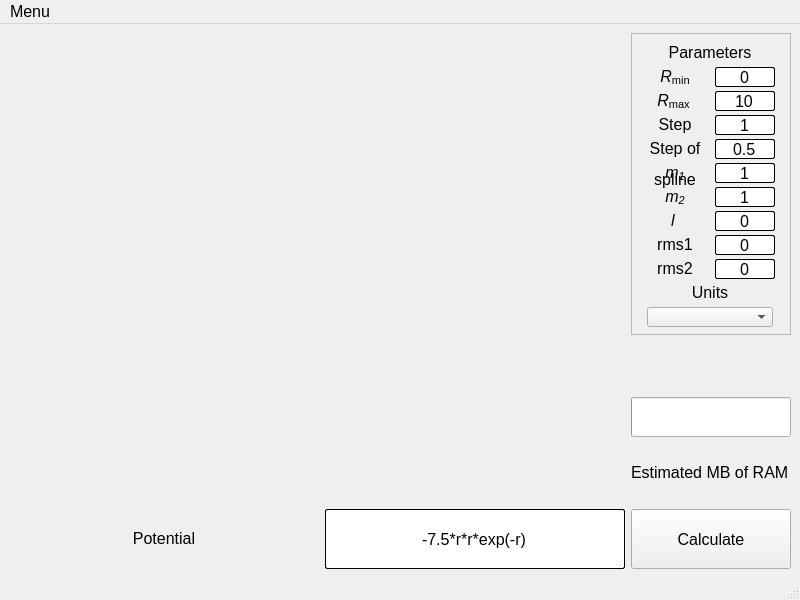
<?xml version="1.0" encoding="UTF-8"?>
<ui version="4.0">
 <class>MainWindow</class>
 <widget class="QMainWindow" name="MainWindow">
  <property name="geometry">
   <rect>
    <x>0</x>
    <y>0</y>
    <width>800</width>
    <height>600</height>
   </rect>
  </property>
  <property name="windowTitle">
   <string>Two Body Spline App</string>
  </property>
  <widget class="QWidget" name="centralwidget">
   <layout class="QGridLayout" name="gridLayout">
    <item row="4" column="2">
     <widget class="QPushButton" name="Calculate_Button">
      <property name="minimumSize">
       <size>
        <width>160</width>
        <height>60</height>
       </size>
      </property>
      <property name="maximumSize">
       <size>
        <width>160</width>
        <height>60</height>
       </size>
      </property>
      <property name="baseSize">
       <size>
        <width>160</width>
        <height>60</height>
       </size>
      </property>
      <property name="font">
       <font>
        <pointsize>12</pointsize>
       </font>
      </property>
      <property name="text">
       <string>Calculate</string>
      </property>
     </widget>
    </item>
    <item row="4" column="1">
     <widget class="QLineEdit" name="Potential_Equation_Box">
      <property name="minimumSize">
       <size>
        <width>300</width>
        <height>60</height>
       </size>
      </property>
      <property name="maximumSize">
       <size>
        <width>300</width>
        <height>80</height>
       </size>
      </property>
      <property name="baseSize">
       <size>
        <width>300</width>
        <height>60</height>
       </size>
      </property>
      <property name="font">
       <font>
        <pointsize>12</pointsize>
       </font>
      </property>
      <property name="styleSheet">
       <string notr="true">border: 1px solid;
border-color: rgb(0, 0, 0);
border-radius: 2px;
background-color: rgb(255, 255, 255);
color: rgb(0, 0, 0);</string>
      </property>
      <property name="text">
       <string>-7.5*r*r*exp(-r)</string>
      </property>
      <property name="alignment">
       <set>Qt::AlignmentFlag::AlignCenter</set>
      </property>
      <property name="clearButtonEnabled">
       <bool>false</bool>
      </property>
     </widget>
    </item>
    <item row="3" column="2" alignment="Qt::AlignmentFlag::AlignHCenter">
     <widget class="QLabel" name="SizeOfRAMNeeded_Label">
      <property name="minimumSize">
       <size>
        <width>160</width>
        <height>60</height>
       </size>
      </property>
      <property name="maximumSize">
       <size>
        <width>160</width>
        <height>60</height>
       </size>
      </property>
      <property name="baseSize">
       <size>
        <width>160</width>
        <height>60</height>
       </size>
      </property>
      <property name="font">
       <font>
        <pointsize>12</pointsize>
       </font>
      </property>
      <property name="text">
       <string>&lt;html&gt;&lt;head/&gt;&lt;body&gt;&lt;p&gt;Estimated MB of RAM&lt;/p&gt;&lt;/body&gt;&lt;/html&gt;</string>
      </property>
     </widget>
    </item>
    <item row="0" column="2">
     <widget class="QFrame" name="frame">
      <property name="minimumSize">
       <size>
        <width>160</width>
        <height>302</height>
       </size>
      </property>
      <property name="maximumSize">
       <size>
        <width>160</width>
        <height>302</height>
       </size>
      </property>
      <property name="baseSize">
       <size>
        <width>160</width>
        <height>302</height>
       </size>
      </property>
      <property name="frameShape">
       <enum>QFrame::Shape::StyledPanel</enum>
      </property>
      <property name="frameShadow">
       <enum>QFrame::Shadow::Raised</enum>
      </property>
      <layout class="QGridLayout" name="gridLayout_2">
       <item row="5" column="0">
        <widget class="QLabel" name="m1_Label">
         <property name="minimumSize">
          <size>
           <width>60</width>
           <height>20</height>
          </size>
         </property>
         <property name="maximumSize">
          <size>
           <width>60</width>
           <height>20</height>
          </size>
         </property>
         <property name="baseSize">
          <size>
           <width>60</width>
           <height>20</height>
          </size>
         </property>
         <property name="font">
          <font>
           <pointsize>12</pointsize>
          </font>
         </property>
         <property name="text">
          <string>&lt;html&gt;&lt;head/&gt;&lt;body&gt;&lt;p&gt;&lt;span style=&quot; font-size:12pt; font-style:italic;&quot;&gt;m&lt;/span&gt;&lt;span style=&quot; font-size:12pt; font-style:italic; vertical-align:sub;&quot;&gt;1&lt;/span&gt;&lt;/p&gt;&lt;/body&gt;&lt;/html&gt;</string>
         </property>
         <property name="alignment">
          <set>Qt::AlignmentFlag::AlignCenter</set>
         </property>
        </widget>
       </item>
       <item row="11" column="0" colspan="2" alignment="Qt::AlignmentFlag::AlignHCenter">
        <widget class="QLabel" name="Units_Label">
         <property name="minimumSize">
          <size>
           <width>126</width>
           <height>20</height>
          </size>
         </property>
         <property name="maximumSize">
          <size>
           <width>126</width>
           <height>20</height>
          </size>
         </property>
         <property name="baseSize">
          <size>
           <width>126</width>
           <height>20</height>
          </size>
         </property>
         <property name="font">
          <font>
           <pointsize>12</pointsize>
          </font>
         </property>
         <property name="layoutDirection">
          <enum>Qt::LayoutDirection::LeftToRight</enum>
         </property>
         <property name="text">
          <string>&lt;html&gt;&lt;head/&gt;&lt;body&gt;&lt;p&gt;Units&lt;/p&gt;&lt;/body&gt;&lt;/html&gt;</string>
         </property>
         <property name="alignment">
          <set>Qt::AlignmentFlag::AlignCenter</set>
         </property>
        </widget>
       </item>
       <item row="2" column="1">
        <widget class="QLineEdit" name="Calc_settings_R_max_Box">
         <property name="enabled">
          <bool>true</bool>
         </property>
         <property name="minimumSize">
          <size>
           <width>60</width>
           <height>20</height>
          </size>
         </property>
         <property name="maximumSize">
          <size>
           <width>60</width>
           <height>20</height>
          </size>
         </property>
         <property name="baseSize">
          <size>
           <width>60</width>
           <height>20</height>
          </size>
         </property>
         <property name="font">
          <font>
           <pointsize>12</pointsize>
           <bold>false</bold>
          </font>
         </property>
         <property name="acceptDrops">
          <bool>true</bool>
         </property>
         <property name="autoFillBackground">
          <bool>false</bool>
         </property>
         <property name="styleSheet">
          <string notr="true">border: 1px solid;
border-color: rgb(0, 0, 0);
border-radius: 2px;
background-color: rgb(255, 255, 255);
color: rgb(0, 0, 0);</string>
         </property>
         <property name="text">
          <string>10</string>
         </property>
         <property name="alignment">
          <set>Qt::AlignmentFlag::AlignCenter</set>
         </property>
         <property name="readOnly">
          <bool>false</bool>
         </property>
        </widget>
       </item>
       <item row="2" column="0">
        <widget class="QLabel" name="Rmax_Label">
         <property name="minimumSize">
          <size>
           <width>60</width>
           <height>20</height>
          </size>
         </property>
         <property name="maximumSize">
          <size>
           <width>60</width>
           <height>20</height>
          </size>
         </property>
         <property name="baseSize">
          <size>
           <width>60</width>
           <height>20</height>
          </size>
         </property>
         <property name="font">
          <font>
           <pointsize>12</pointsize>
          </font>
         </property>
         <property name="layoutDirection">
          <enum>Qt::LayoutDirection::LeftToRight</enum>
         </property>
         <property name="text">
          <string>&lt;html&gt;&lt;head/&gt;&lt;body&gt;&lt;p align=&quot;center&quot;&gt;&lt;span style=&quot; font-style:italic;&quot;&gt;R&lt;/span&gt;&lt;span style=&quot; vertical-align:sub;&quot;&gt;max &lt;/span&gt;&lt;/p&gt;&lt;/body&gt;&lt;/html&gt;</string>
         </property>
         <property name="alignment">
          <set>Qt::AlignmentFlag::AlignCenter</set>
         </property>
        </widget>
       </item>
       <item row="12" column="0" colspan="2" alignment="Qt::AlignmentFlag::AlignHCenter">
        <widget class="QComboBox" name="UnitsType_Select">
         <property name="minimumSize">
          <size>
           <width>126</width>
           <height>20</height>
          </size>
         </property>
         <property name="maximumSize">
          <size>
           <width>126</width>
           <height>20</height>
          </size>
         </property>
         <property name="baseSize">
          <size>
           <width>126</width>
           <height>20</height>
          </size>
         </property>
         <property name="font">
          <font>
           <pointsize>12</pointsize>
          </font>
         </property>
        </widget>
       </item>
       <item row="10" column="1">
        <widget class="QLineEdit" name="Calc_settings_Radius2_Box">
         <property name="enabled">
          <bool>true</bool>
         </property>
         <property name="minimumSize">
          <size>
           <width>60</width>
           <height>20</height>
          </size>
         </property>
         <property name="maximumSize">
          <size>
           <width>60</width>
           <height>20</height>
          </size>
         </property>
         <property name="baseSize">
          <size>
           <width>60</width>
           <height>20</height>
          </size>
         </property>
         <property name="font">
          <font>
           <pointsize>12</pointsize>
          </font>
         </property>
         <property name="styleSheet">
          <string notr="true">border: 1px solid;
border-color: rgb(0, 0, 0);
border-radius: 2px;
background-color: rgb(255, 255, 255);
color: rgb(0, 0, 0);</string>
         </property>
         <property name="text">
          <string>0</string>
         </property>
         <property name="alignment">
          <set>Qt::AlignmentFlag::AlignCenter</set>
         </property>
        </widget>
       </item>
       <item row="3" column="0">
        <widget class="QLabel" name="Step_Label">
         <property name="minimumSize">
          <size>
           <width>60</width>
           <height>20</height>
          </size>
         </property>
         <property name="maximumSize">
          <size>
           <width>60</width>
           <height>20</height>
          </size>
         </property>
         <property name="baseSize">
          <size>
           <width>60</width>
           <height>20</height>
          </size>
         </property>
         <property name="font">
          <font>
           <pointsize>12</pointsize>
          </font>
         </property>
         <property name="layoutDirection">
          <enum>Qt::LayoutDirection::LeftToRight</enum>
         </property>
         <property name="styleSheet">
          <string notr="true"/>
         </property>
         <property name="text">
          <string>&lt;html&gt;&lt;head/&gt;&lt;body&gt;&lt;p align=&quot;center&quot;&gt;Step&lt;/p&gt;&lt;/body&gt;&lt;/html&gt;</string>
         </property>
         <property name="alignment">
          <set>Qt::AlignmentFlag::AlignCenter</set>
         </property>
        </widget>
       </item>
       <item row="5" column="1">
        <widget class="QLineEdit" name="Calc_settings_Mass1_Box">
         <property name="minimumSize">
          <size>
           <width>60</width>
           <height>20</height>
          </size>
         </property>
         <property name="maximumSize">
          <size>
           <width>60</width>
           <height>20</height>
          </size>
         </property>
         <property name="baseSize">
          <size>
           <width>60</width>
           <height>20</height>
          </size>
         </property>
         <property name="font">
          <font>
           <pointsize>12</pointsize>
          </font>
         </property>
         <property name="styleSheet">
          <string notr="true">border: 1px solid;
border-color: rgb(0, 0, 0);
border-radius: 2px;
background-color: rgb(255, 255, 255);
color: rgb(0, 0, 0);</string>
         </property>
         <property name="text">
          <string>1</string>
         </property>
         <property name="alignment">
          <set>Qt::AlignmentFlag::AlignCenter</set>
         </property>
        </widget>
       </item>
       <item row="0" column="0" colspan="2" alignment="Qt::AlignmentFlag::AlignHCenter">
        <widget class="QLabel" name="Parameters_Label">
         <property name="minimumSize">
          <size>
           <width>126</width>
           <height>20</height>
          </size>
         </property>
         <property name="maximumSize">
          <size>
           <width>126</width>
           <height>20</height>
          </size>
         </property>
         <property name="baseSize">
          <size>
           <width>126</width>
           <height>20</height>
          </size>
         </property>
         <property name="font">
          <font>
           <pointsize>12</pointsize>
          </font>
         </property>
         <property name="layoutDirection">
          <enum>Qt::LayoutDirection::LeftToRight</enum>
         </property>
         <property name="text">
          <string>&lt;html&gt;&lt;head/&gt;&lt;body&gt;&lt;p align=&quot;center&quot;&gt;&lt;span style=&quot; font-size:12pt;&quot;&gt;Parameters&lt;/span&gt;&lt;/p&gt;&lt;/body&gt;&lt;/html&gt;</string>
         </property>
         <property name="alignment">
          <set>Qt::AlignmentFlag::AlignCenter</set>
         </property>
        </widget>
       </item>
       <item row="1" column="0">
        <widget class="QLabel" name="Rmin_Label">
         <property name="minimumSize">
          <size>
           <width>60</width>
           <height>20</height>
          </size>
         </property>
         <property name="maximumSize">
          <size>
           <width>60</width>
           <height>20</height>
          </size>
         </property>
         <property name="baseSize">
          <size>
           <width>60</width>
           <height>20</height>
          </size>
         </property>
         <property name="font">
          <font>
           <pointsize>12</pointsize>
          </font>
         </property>
         <property name="layoutDirection">
          <enum>Qt::LayoutDirection::LeftToRight</enum>
         </property>
         <property name="text">
          <string>&lt;html&gt;&lt;head/&gt;&lt;body&gt;&lt;p align=&quot;center&quot;&gt;&lt;span style=&quot; font-style:italic;&quot;&gt;R&lt;/span&gt;&lt;span style=&quot; vertical-align:sub;&quot;&gt;min&lt;/span&gt;&lt;/p&gt;&lt;/body&gt;&lt;/html&gt;</string>
         </property>
         <property name="alignment">
          <set>Qt::AlignmentFlag::AlignCenter</set>
         </property>
        </widget>
       </item>
       <item row="8" column="1">
        <widget class="QLineEdit" name="Calc_settings_l_Box">
         <property name="enabled">
          <bool>true</bool>
         </property>
         <property name="minimumSize">
          <size>
           <width>60</width>
           <height>20</height>
          </size>
         </property>
         <property name="maximumSize">
          <size>
           <width>60</width>
           <height>20</height>
          </size>
         </property>
         <property name="baseSize">
          <size>
           <width>60</width>
           <height>20</height>
          </size>
         </property>
         <property name="font">
          <font>
           <pointsize>12</pointsize>
          </font>
         </property>
         <property name="styleSheet">
          <string notr="true">border: 1px solid;
border-color: rgb(0, 0, 0);
border-radius: 2px;
background-color: rgb(255, 255, 255);
color: rgb(0, 0, 0);</string>
         </property>
         <property name="text">
          <string>0</string>
         </property>
         <property name="alignment">
          <set>Qt::AlignmentFlag::AlignCenter</set>
         </property>
        </widget>
       </item>
       <item row="8" column="0">
        <widget class="QLabel" name="l_Label">
         <property name="minimumSize">
          <size>
           <width>60</width>
           <height>20</height>
          </size>
         </property>
         <property name="maximumSize">
          <size>
           <width>60</width>
           <height>20</height>
          </size>
         </property>
         <property name="baseSize">
          <size>
           <width>60</width>
           <height>20</height>
          </size>
         </property>
         <property name="font">
          <font>
           <pointsize>12</pointsize>
          </font>
         </property>
         <property name="layoutDirection">
          <enum>Qt::LayoutDirection::LeftToRight</enum>
         </property>
         <property name="text">
          <string>&lt;html&gt;&lt;head/&gt;&lt;body&gt;&lt;p align=&quot;center&quot;&gt;&lt;span style=&quot; font-size:12pt; font-style:italic;&quot;&gt;l &lt;/span&gt;&lt;/p&gt;&lt;/body&gt;&lt;/html&gt;</string>
         </property>
         <property name="alignment">
          <set>Qt::AlignmentFlag::AlignCenter</set>
         </property>
        </widget>
       </item>
       <item row="4" column="1">
        <widget class="QLineEdit" name="Calc_settings_SplineStep_Box">
         <property name="enabled">
          <bool>true</bool>
         </property>
         <property name="minimumSize">
          <size>
           <width>60</width>
           <height>20</height>
          </size>
         </property>
         <property name="maximumSize">
          <size>
           <width>60</width>
           <height>20</height>
          </size>
         </property>
         <property name="baseSize">
          <size>
           <width>60</width>
           <height>20</height>
          </size>
         </property>
         <property name="font">
          <font>
           <pointsize>12</pointsize>
          </font>
         </property>
         <property name="styleSheet">
          <string notr="true">border: 1px solid;
border-color: rgb(0, 0, 0);
border-radius: 2px;
background-color: rgb(255, 255, 255);
color: rgb(0, 0, 0);</string>
         </property>
         <property name="text">
          <string>0.5</string>
         </property>
         <property name="alignment">
          <set>Qt::AlignmentFlag::AlignCenter</set>
         </property>
        </widget>
       </item>
       <item row="6" column="1">
        <widget class="QLineEdit" name="Calc_settings_Mass2_Box">
         <property name="minimumSize">
          <size>
           <width>60</width>
           <height>20</height>
          </size>
         </property>
         <property name="maximumSize">
          <size>
           <width>60</width>
           <height>20</height>
          </size>
         </property>
         <property name="baseSize">
          <size>
           <width>60</width>
           <height>20</height>
          </size>
         </property>
         <property name="font">
          <font>
           <pointsize>12</pointsize>
          </font>
         </property>
         <property name="styleSheet">
          <string notr="true">border: 1px solid;
border-color: rgb(0, 0, 0);
border-radius: 2px;
background-color: rgb(255, 255, 255);
color: rgb(0, 0, 0);</string>
         </property>
         <property name="text">
          <string>1</string>
         </property>
         <property name="alignment">
          <set>Qt::AlignmentFlag::AlignCenter</set>
         </property>
        </widget>
       </item>
       <item row="9" column="0">
        <widget class="QLabel" name="Radius1_Label">
         <property name="minimumSize">
          <size>
           <width>60</width>
           <height>20</height>
          </size>
         </property>
         <property name="maximumSize">
          <size>
           <width>60</width>
           <height>20</height>
          </size>
         </property>
         <property name="baseSize">
          <size>
           <width>60</width>
           <height>20</height>
          </size>
         </property>
         <property name="font">
          <font>
           <pointsize>12</pointsize>
          </font>
         </property>
         <property name="layoutDirection">
          <enum>Qt::LayoutDirection::LeftToRight</enum>
         </property>
         <property name="text">
          <string>&lt;html&gt;&lt;head/&gt;&lt;body&gt;&lt;p align=&quot;center&quot;&gt;rms1&lt;/p&gt;&lt;/body&gt;&lt;/html&gt;</string>
         </property>
         <property name="alignment">
          <set>Qt::AlignmentFlag::AlignCenter</set>
         </property>
        </widget>
       </item>
       <item row="4" column="0">
        <widget class="QLabel" name="StepSpline_Label">
         <property name="minimumSize">
          <size>
           <width>60</width>
           <height>50</height>
          </size>
         </property>
         <property name="maximumSize">
          <size>
           <width>60</width>
           <height>50</height>
          </size>
         </property>
         <property name="baseSize">
          <size>
           <width>60</width>
           <height>50</height>
          </size>
         </property>
         <property name="font">
          <font>
           <pointsize>12</pointsize>
          </font>
         </property>
         <property name="layoutDirection">
          <enum>Qt::LayoutDirection::LeftToRight</enum>
         </property>
         <property name="styleSheet">
          <string notr="true"/>
         </property>
         <property name="lineWidth">
          <number>1</number>
         </property>
         <property name="midLineWidth">
          <number>0</number>
         </property>
         <property name="text">
          <string>&lt;html&gt;&lt;head/&gt;&lt;body&gt;&lt;p align=&quot;center&quot;&gt;&lt;span style=&quot; font-size:12pt;&quot;&gt;Step of&lt;/span&gt;&lt;/p&gt;&lt;p align=&quot;center&quot;&gt;&lt;span style=&quot; font-size:12pt;&quot;&gt;spline&lt;/span&gt;&lt;/p&gt;&lt;/body&gt;&lt;/html&gt;</string>
         </property>
         <property name="textFormat">
          <enum>Qt::TextFormat::AutoText</enum>
         </property>
         <property name="scaledContents">
          <bool>false</bool>
         </property>
         <property name="alignment">
          <set>Qt::AlignmentFlag::AlignHCenter|Qt::AlignmentFlag::AlignTop</set>
         </property>
         <property name="wordWrap">
          <bool>false</bool>
         </property>
         <property name="margin">
          <number>0</number>
         </property>
         <property name="indent">
          <number>-1</number>
         </property>
        </widget>
       </item>
       <item row="10" column="0">
        <widget class="QLabel" name="Radius2_Label">
         <property name="minimumSize">
          <size>
           <width>60</width>
           <height>20</height>
          </size>
         </property>
         <property name="maximumSize">
          <size>
           <width>60</width>
           <height>20</height>
          </size>
         </property>
         <property name="baseSize">
          <size>
           <width>60</width>
           <height>20</height>
          </size>
         </property>
         <property name="font">
          <font>
           <pointsize>12</pointsize>
          </font>
         </property>
         <property name="layoutDirection">
          <enum>Qt::LayoutDirection::LeftToRight</enum>
         </property>
         <property name="text">
          <string>&lt;html&gt;&lt;head/&gt;&lt;body&gt;&lt;p align=&quot;center&quot;&gt;rms2&lt;/p&gt;&lt;/body&gt;&lt;/html&gt;</string>
         </property>
         <property name="alignment">
          <set>Qt::AlignmentFlag::AlignCenter</set>
         </property>
        </widget>
       </item>
       <item row="3" column="1">
        <widget class="QLineEdit" name="Calc_settings_Step_Box">
         <property name="minimumSize">
          <size>
           <width>60</width>
           <height>20</height>
          </size>
         </property>
         <property name="maximumSize">
          <size>
           <width>60</width>
           <height>20</height>
          </size>
         </property>
         <property name="baseSize">
          <size>
           <width>60</width>
           <height>20</height>
          </size>
         </property>
         <property name="font">
          <font>
           <pointsize>12</pointsize>
          </font>
         </property>
         <property name="styleSheet">
          <string notr="true">border: 1px solid;
border-color: rgb(0, 0, 0);
border-radius: 2px;
background-color: rgb(255, 255, 255);
color: rgb(0, 0, 0);</string>
         </property>
         <property name="text">
          <string>1</string>
         </property>
         <property name="alignment">
          <set>Qt::AlignmentFlag::AlignCenter</set>
         </property>
        </widget>
       </item>
       <item row="6" column="0">
        <widget class="QLabel" name="m2_Label">
         <property name="minimumSize">
          <size>
           <width>60</width>
           <height>20</height>
          </size>
         </property>
         <property name="maximumSize">
          <size>
           <width>60</width>
           <height>20</height>
          </size>
         </property>
         <property name="baseSize">
          <size>
           <width>60</width>
           <height>20</height>
          </size>
         </property>
         <property name="font">
          <font>
           <pointsize>12</pointsize>
          </font>
         </property>
         <property name="text">
          <string>&lt;html&gt;&lt;head/&gt;&lt;body&gt;&lt;p&gt;&lt;span style=&quot; font-style:italic;&quot;&gt;m&lt;/span&gt;&lt;span style=&quot; font-style:italic; vertical-align:sub;&quot;&gt;2&lt;/span&gt;&lt;/p&gt;&lt;/body&gt;&lt;/html&gt;</string>
         </property>
         <property name="alignment">
          <set>Qt::AlignmentFlag::AlignCenter</set>
         </property>
        </widget>
       </item>
       <item row="9" column="1">
        <widget class="QLineEdit" name="Calc_settings_Radius1_Box">
         <property name="enabled">
          <bool>true</bool>
         </property>
         <property name="minimumSize">
          <size>
           <width>60</width>
           <height>20</height>
          </size>
         </property>
         <property name="maximumSize">
          <size>
           <width>60</width>
           <height>20</height>
          </size>
         </property>
         <property name="baseSize">
          <size>
           <width>60</width>
           <height>20</height>
          </size>
         </property>
         <property name="font">
          <font>
           <pointsize>12</pointsize>
          </font>
         </property>
         <property name="styleSheet">
          <string notr="true">border: 1px solid;
border-color: rgb(0, 0, 0);
border-radius: 2px;
background-color: rgb(255, 255, 255);
color: rgb(0, 0, 0);</string>
         </property>
         <property name="text">
          <string>0</string>
         </property>
         <property name="alignment">
          <set>Qt::AlignmentFlag::AlignCenter</set>
         </property>
        </widget>
       </item>
       <item row="1" column="1">
        <widget class="QLineEdit" name="Calc_settings_R_min_Box">
         <property name="minimumSize">
          <size>
           <width>60</width>
           <height>20</height>
          </size>
         </property>
         <property name="maximumSize">
          <size>
           <width>60</width>
           <height>20</height>
          </size>
         </property>
         <property name="baseSize">
          <size>
           <width>60</width>
           <height>20</height>
          </size>
         </property>
         <property name="font">
          <font>
           <pointsize>12</pointsize>
          </font>
         </property>
         <property name="styleSheet">
          <string notr="true">border: 1px solid;
border-color: rgb(0, 0, 0);
border-radius: 2px;
background-color: rgb(255, 255, 255);
color: rgb(0, 0, 0);</string>
         </property>
         <property name="text">
          <string>0</string>
         </property>
         <property name="alignment">
          <set>Qt::AlignmentFlag::AlignCenter</set>
         </property>
        </widget>
       </item>
      </layout>
     </widget>
    </item>
    <item row="1" column="2">
     <spacer name="verticalSpacer">
      <property name="orientation">
       <enum>Qt::Orientation::Vertical</enum>
      </property>
      <property name="sizeHint" stdset="0">
       <size>
        <width>20</width>
        <height>40</height>
       </size>
      </property>
     </spacer>
    </item>
    <item row="4" column="0">
     <widget class="QLabel" name="Potential_Label">
      <property name="font">
       <font>
        <pointsize>12</pointsize>
       </font>
      </property>
      <property name="text">
       <string>&lt;html&gt;&lt;head/&gt;&lt;body&gt;&lt;p align=&quot;center&quot;&gt;&lt;span style=&quot; font-size:12pt;&quot;&gt;Potential&lt;/span&gt;&lt;/p&gt;&lt;/body&gt;&lt;/html&gt;</string>
      </property>
     </widget>
    </item>
    <item row="2" column="2">
     <widget class="QProgressBar" name="progressBar">
      <property name="sizePolicy">
       <sizepolicy hsizetype="Preferred" vsizetype="Fixed">
        <horstretch>0</horstretch>
        <verstretch>0</verstretch>
       </sizepolicy>
      </property>
      <property name="minimumSize">
       <size>
        <width>160</width>
        <height>40</height>
       </size>
      </property>
      <property name="maximumSize">
       <size>
        <width>160</width>
        <height>40</height>
       </size>
      </property>
      <property name="baseSize">
       <size>
        <width>160</width>
        <height>40</height>
       </size>
      </property>
      <property name="font">
       <font>
        <pointsize>12</pointsize>
       </font>
      </property>
      <property name="maximum">
       <number>4</number>
      </property>
      <property name="value">
       <number>0</number>
      </property>
      <property name="format">
       <string/>
      </property>
     </widget>
    </item>
    <item row="0" column="0" rowspan="4" colspan="2">
     <widget class="QCustomPlot" name="PlotPotential" native="true">
      <property name="minimumSize">
       <size>
        <width>500</width>
        <height>0</height>
       </size>
      </property>
      <property name="styleSheet">
       <string notr="true">background-color: transparent;
border: 0px;</string>
      </property>
     </widget>
    </item>
   </layout>
  </widget>
  <widget class="QStatusBar" name="statusbar"/>
  <widget class="QMenuBar" name="menuBar">
   <property name="geometry">
    <rect>
     <x>0</x>
     <y>0</y>
     <width>800</width>
     <height>33</height>
    </rect>
   </property>
   <property name="font">
    <font>
     <pointsize>12</pointsize>
    </font>
   </property>
   <widget class="QMenu" name="menuSettings">
    <property name="font">
     <font>
      <pointsize>12</pointsize>
     </font>
    </property>
    <property name="title">
     <string>Menu</string>
    </property>
    <addaction name="actionSettings"/>
    <addaction name="actionAbout_program"/>
   </widget>
   <addaction name="menuSettings"/>
  </widget>
  <action name="actionSettings">
   <property name="text">
    <string>Settings</string>
   </property>
   <property name="font">
    <font>
     <pointsize>12</pointsize>
    </font>
   </property>
  </action>
  <action name="actionAbout_program">
   <property name="text">
    <string>About</string>
   </property>
   <property name="font">
    <font>
     <pointsize>12</pointsize>
    </font>
   </property>
  </action>
 </widget>
 <customwidgets>
  <customwidget>
   <class>QCustomPlot</class>
   <extends>QWidget</extends>
   <header>qcustomplot.h</header>
   <container>1</container>
  </customwidget>
 </customwidgets>
 <resources/>
 <connections/>
</ui>
